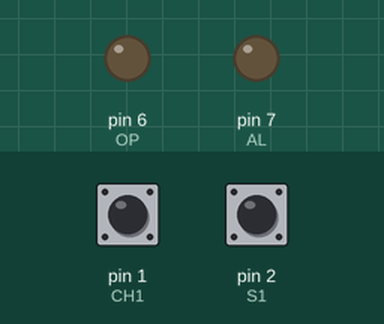
Simulated run of this sketch. Board: Arduino Uno, built with avr-gcc and run on an emulated ATmega328P. Shown: output pins drawn as LEDs (lit = HIGH). The inputs (shaded band) are chosen by the test bench; at power-on: pin 1 (CH1) HIGH, pin 2 (S1) HIGH.

Above: at 1.2 s.
1.3 s: pin 1 (CH1) pulled LOW for 0.15 s
At 2.6 s:
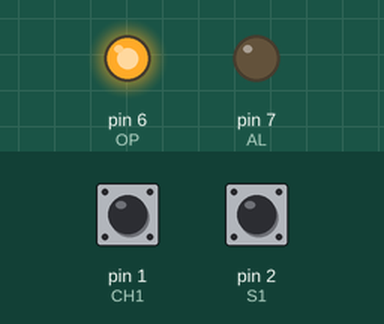
4.4 s: pin 2 (S1) pulled LOW for 0.15 s
At 4.9 s:
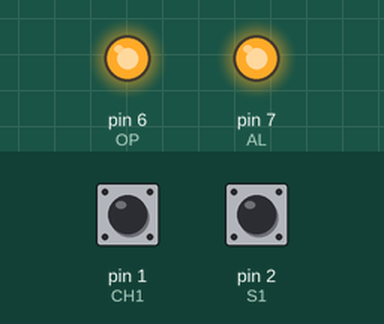
At 7.6 s:
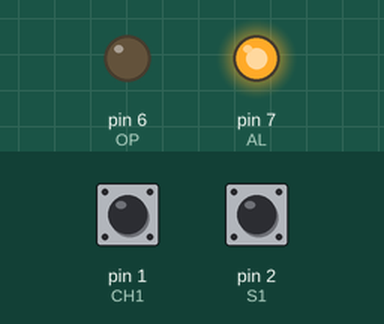
Timing chart, 0 to 12.8 s (numbered marks = the images above; inputs shaded):
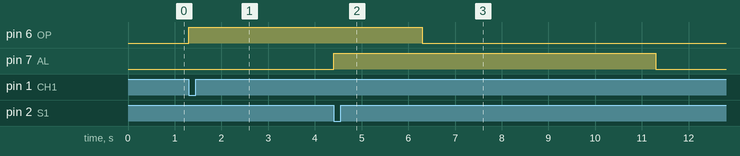

Measured:
- after the input at 1.3 s, pin 6 (OP): LOW → HIGH at once
- after the input at 4.4 s, pin 7 (AL): LOW → HIGH at once, → LOW 6.9 s later

The sketch:

Interrupcao_-_Exemplo_5.ino
```cpp
const int OP=6;
int AL=7;
int CH1=1;
int S1=2;

void setup()
{
   pinMode(OP,OUTPUT);
   pinMode(AL,OUTPUT);
   pinMode(CH1,INPUT);
   pinMode(S1,INPUT);

   digitalWrite(CH1,HIGH);
   digitalWrite(S1,HIGH);

   attachInterrupt(0,Alarme,FALLING);
}

void loop()
{
	if (digitalRead(CH1) == LOW)
	  {
	  	digitalWrite(OP,HIGH);
	  	delay(5000);
	  	digitalWrite(OP,LOW);
	  	delay(5000);
	  }

	else
	{
		digitalWrite(OP,LOW);
		digitalWrite(AL,LOW);
	}
}

void Alarme()
{
	noInterrupts();
	digitalWrite(AL,HIGH);
	interrupts();
}
```
